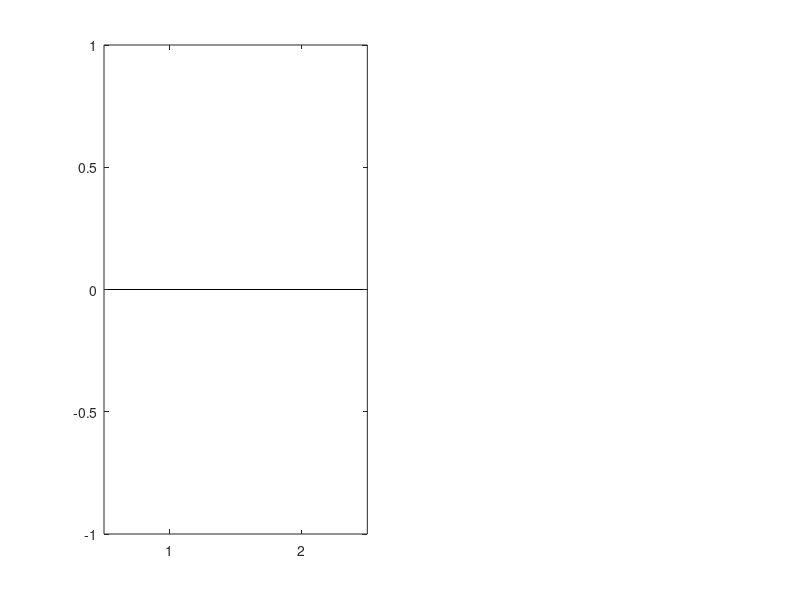

Write the MATLAB code that produced this figure. (Note: this script raises an error after producing the figure.)
%% Step C: Compare Habit vs. Surprise Decoding Accuracy
%
% Objectives:
%   1. Load the decoding results for 'Habit' and 'Surprise' conditions.
%   2. Extract peak decoding accuracy from the 'Decision' window (0-500ms).
%   3. Perform a paired t-test (Habit vs. Surprise).
%   4. Plot the time-course of decoding accuracy for both conditions.

clearvars; clc;

%% 1. Setup Paths and Parameters
path_to_data = '../data'; % Ensure this points to your data folder
pair_ids = [1:9,11:22,25:34]; % Same valid pairs as before
num_pairs = length(pair_ids);
num_participants = num_pairs * 2;

% Define Time Window of Interest (Decision Phase)
% The time bins in the decoding results correspond to:
% Bin 1: 0.00 - 0.25s
% Bin 2: 0.25 - 0.50s
% Bin 3: 0.50 - 0.75s ... etc.
% We want the first 2-3 bins (approx 0 to 750ms) where the decision happens.
time_bins_of_interest = 12:15; 

% Storage for Peak Accuracies (62 participants x 2 conditions)
% Column 1: Habit, Column 2: Surprise
peak_accuracies = nan(num_participants, 2);

% Storage for Full Time Courses (for plotting later)
% 62 participants x 20 time bins (approx)
time_course_habit = [];
time_course_surprise = [];

%% 2. Loop Through All Participants
row_counter = 1;

for p = 1:num_pairs
    pair = pair_ids(p);
    
    for ppt = 1:2
        % Construct filenames
        file_habit = fullfile(path_to_data, 'derivatives', ...
            sprintf('pair-%02d_player-%01d_task-RPS_decoding_Habit.mat', pair, ppt));
        file_surprise = fullfile(path_to_data, 'derivatives', ...
            sprintf('pair-%02d_player-%01d_task-RPS_decoding_Surprise.mat', pair, ppt));
        
        % Check if both files exist (some might have been skipped due to low trial counts)
        if exist(file_habit, 'file') && exist(file_surprise, 'file')
            
            % --- Load Habit Data ---
            dat = load(file_habit, 'decoding_accuracy');
            % decoding_accuracy{1} is "Self Current Response"
            res_habit = dat.decoding_accuracy{1}.samples; 
            
            % --- Load Surprise Data ---
            dat = load(file_surprise, 'decoding_accuracy');
            res_surprise = dat.decoding_accuracy{1}.samples;
            
            % --- Extract Peaks ---
            % We look for the maximum value in the decision window
            peak_accuracies(row_counter, 1) = max(res_habit(time_bins_of_interest));
            peak_accuracies(row_counter, 2) = max(res_surprise(time_bins_of_interest));
            
            % --- Store Time Courses ---
            % We assume standard 20 time bins from the previous script
            time_course_habit(row_counter, :) = res_habit(1:20);
            time_course_surprise(row_counter, :) = res_surprise(1:20);
            
            fprintf('Processed Pair %d Player %d\n', pair, ppt);
        else
            fprintf('Skipping Pair %d Player %d (Missing Data)\n', pair, ppt);
        end
        
        row_counter = row_counter + 1;
    end
end

%% 3. Clean Missing Data (NaNs)
% Remove rows where data was missing (skipped participants)
valid_rows = ~isnan(peak_accuracies(:,1));
peak_accuracies = peak_accuracies(valid_rows, :);
time_course_habit = time_course_habit(valid_rows, :);
time_course_surprise = time_course_surprise(valid_rows, :);

fprintf('\nAnalysis included %d valid participants.\n', sum(valid_rows));

%% 4. Statistical Test (Paired t-test)
[h, p_val, ci, stats] = ttest(peak_accuracies(:,1), peak_accuracies(:,2));

fprintf('\n=== Statistical Results ===\n');
fprintf('Mean Peak Accuracy (Habit):    %.2f%%\n', mean(peak_accuracies(:,1)) * 100);
fprintf('Mean Peak Accuracy (Surprise): %.2f%%\n', mean(peak_accuracies(:,2)) * 100);
fprintf('T-Statistic: %.4f\n', stats.tstat);
fprintf('P-Value:     %.5f\n', p_val);

if p_val < 0.05
    fprintf('RESULT: SIGNIFICANT DIFFERENCE FOUND!\n');
else
    fprintf('RESULT: No significant difference.\n');
end

%% 5. Visualization
figure('Color','w', 'Position', [100, 100, 1000, 400]);

% --- Subplot 1: Bar Chart of Means ---
subplot(1,2,1);
means = mean(peak_accuracies) * 100;
sems = std(peak_accuracies) / sqrt(size(peak_accuracies,1)) * 100;

b = bar(means, 'FaceColor', 'flat');
b.CData(1,:) = [0.2 0.6 0.8]; % Blue for Habit
b.CData(2,:) = [0.8 0.4 0.2]; % Orange for Surprise
hold on;

% Error Bars
errorbar(1:2, means, sems, 'k.', 'LineWidth', 2);
xticklabels({'Habit', 'Surprise'});
ylabel('Peak Decoding Accuracy (%)');
title('Peak Decoding Performance');
ylim([30 45]); % Adjust based on data (Chance is 33%)
yline(33.3, 'k--', 'Chance', 'HandleVisibility', 'off'); % Hides this line from legend
grid on;

% --- Subplot 2: Time Course ---
subplot(1,2,2);
% Create a dummy x-axis (1 to 20)
x_axis = 1:20; 

mean_trace_habit = mean(time_course_habit) * 100;
mean_trace_surprise = mean(time_course_surprise) * 100;

% FIX: Assign handles (h1, h2) to the plots
h1 = plot(x_axis, mean_trace_habit, 'b-', 'LineWidth', 2); hold on;
h2 = plot(x_axis, mean_trace_surprise, 'r-', 'LineWidth', 2);

% Add vertical lines to separate the phases
% We set HandleVisibility to off just in case, though the specific legend call below fixes it mostly
xline(8.5, 'k--', 'Response Start', 'HandleVisibility', 'off');
xline(16.5, 'k--', 'Feedback Start', 'HandleVisibility', 'off');
legend([h1, h2], {'Habit', 'Surprise'});

xlabel('Time Bins (250ms each)');
ylabel('Accuracy (%)');
title('Decoding Accuracy: Decision -> Response -> Feedback');
yline(33.3, 'k--', 'Chance', 'HandleVisibility', 'off');
xlim([1 20]);
grid on;
